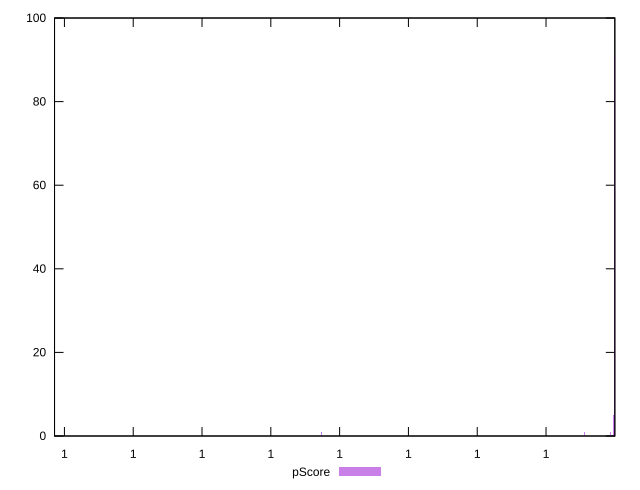

Recreate this plot in gnuplot.
reset

$pScore <<EOF
0.9999999999779999 1
1 91
0.999999999999 5
0.999999999997 1
0.9999999997869999 1
0.999999999593 1
EOF

set key outside below
set boxwidth 1e-12
set xrange [0.9999999995928137:0.9999999999999948]
set yrange [0:100]
set trange [0:100]
set style fill transparent solid 0.5 noborder
set terminal svg size 640, 490 enhanced background rgb 'white'
set output "report_00018_2021-02-10T15-25-16.877Z/total-blocking-time/samples/pages+cached+noadtech+nomedia/pScore/histogram.svg"

plot $pScore title "pScore" with boxes

reset
